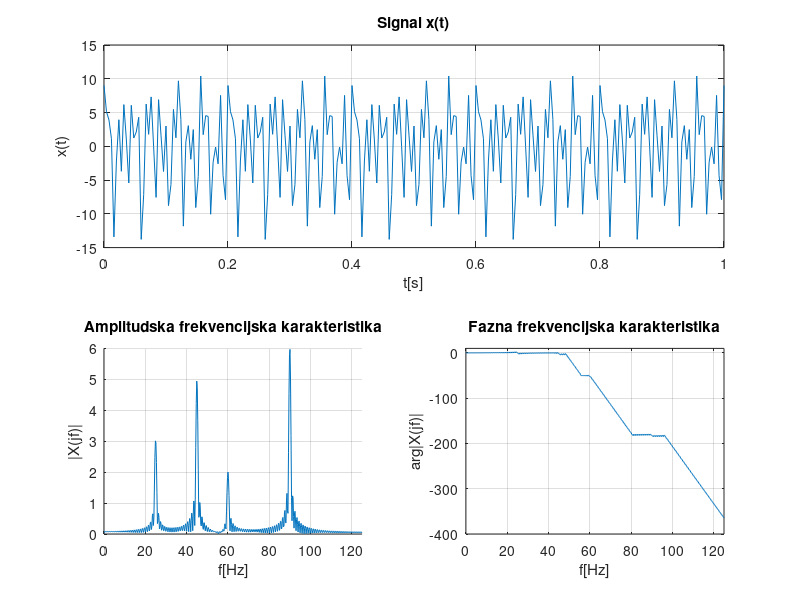
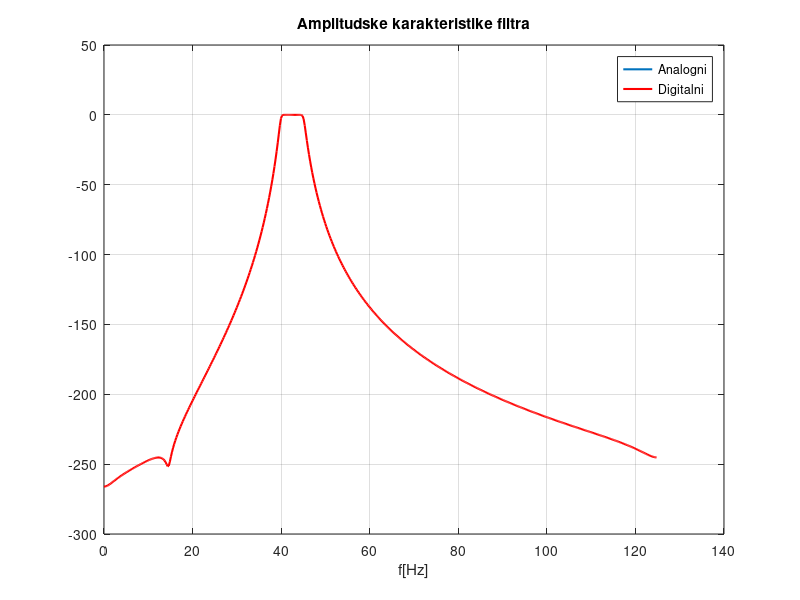

The MATLAB source for these figures, in order: (Note: this script raises an error after producing the figures.)
close all; clear all; clc;

Fs = 250;
Ts = 1/Fs;
t = 0:Ts:1;
x = 3*cos(2*pi*25*t) + 5*sin(2*pi*45*t) + 2*sin(2*pi*60*t) + 6*cos(2*pi*90*t);
N = 4*2^nextpow2(length(x));
f1 = 0:Fs/N:Fs/2;
X = fft(x,N)/length(x);
X1 = abs(X(1:N/2+1));
X1(2:N/2+1) = 2*X1(2:N/2+1);
Xphase = unwrap(angle(X(1:N/2+1)));

figure
  subplot(2,2,1:2)
    plot(t,x);
    xlabel('t[s]'); ylabel('x(t)'); title('Signal x(t)'); grid on;
  subplot(2,2,3)
    hold on;
    plot(f1,X1);
    xlim([0 Fs/2]);
    xlabel('f[Hz]'); ylabel('|X(jf)|'); title('Amplitudska frekvencijska karakteristika'); grid on;
  subplot(2,2,4)
    plot(f1,Xphase);
    xlim([0 Fs/2]);
    ylim([-400 10]);
    xlabel('f[Hz]'); ylabel('arg{|X(jf)|}'); title('Fazna frekvencijska karakteristika'); grid on;
    
% Analogni Butterworthov filtar
Wp = [40 45]*2*pi;
Ws = [38 47]*2*pi;
Rp = 2;
Rs = 40;

[n,Wn] = buttord(Wp,Ws,Rp,Rs,'s');
[b, a] = butter(n,Wn,'s');
w = zeros(1, N/2+1);
h = freqs(b,a,w);

[bz,az] = impinvar(b,a,Fs);
%fp = 45;
%[hz, fz] = bilinear(b,a,Fs,fp);
[hz, fz] = freqz(bz,az,N/2+1,Fs);

figure
  plot(w/(2*pi), 20*log10(abs(h)), 'Linewidth', 1.5);
  hold on;
  plot(fz, 20*log10(abs(hz)), 'r', 'Linewidth', 1.5);
  xlabel('f[Hz]');
  title('Amplitudske karakteristike filtra');
  legend('Analogni', 'Digitalni');
  grid on;
  
figure
  pzmap(bz,az);